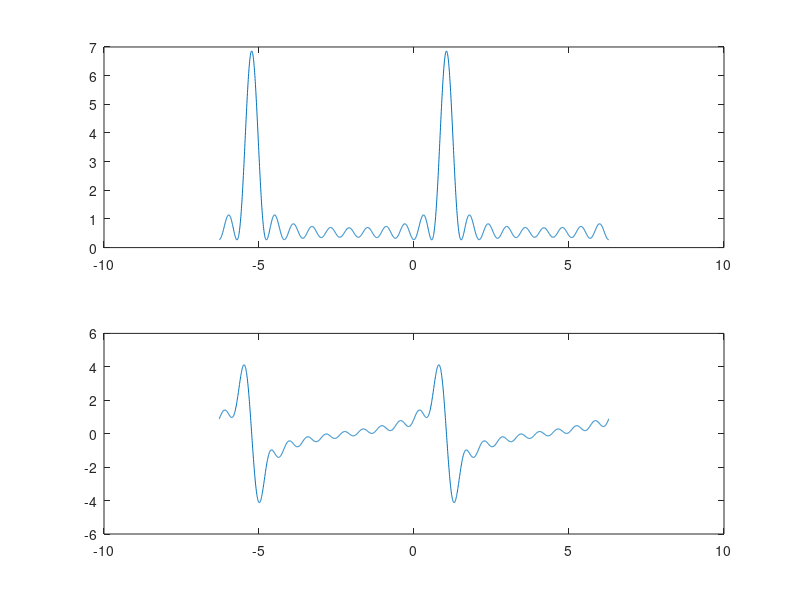

This chart was generated by the following MATLAB code:
%determine the DTFT of x(n)=(0.9 exp(j*pi/3)).^n, 0<=n<=10, using two period i.e w=(-2*pi,2*Pi)

n=0:10;
k=-1000:1000;
m=500;
w=(pi/m)*k;
xn=(0.9*exp(j*pi/3)).^n;
X=xn*(exp(-j*pi/m)).^(n'*k);
subplot(211)
plot(w,real(X));
subplot(212)
plot(w,imag(X));